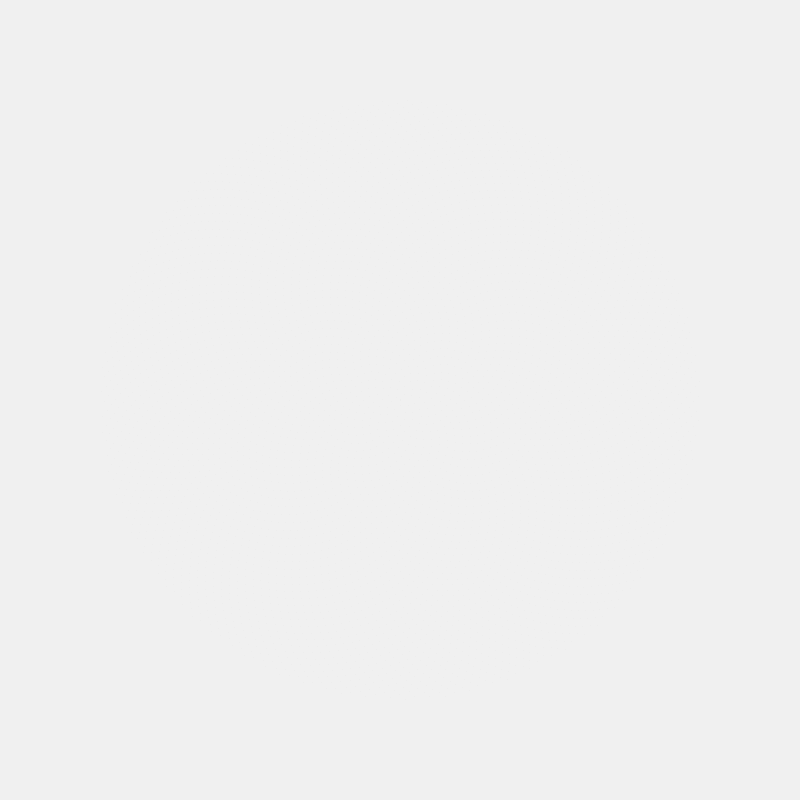
Frame 1 (no input)
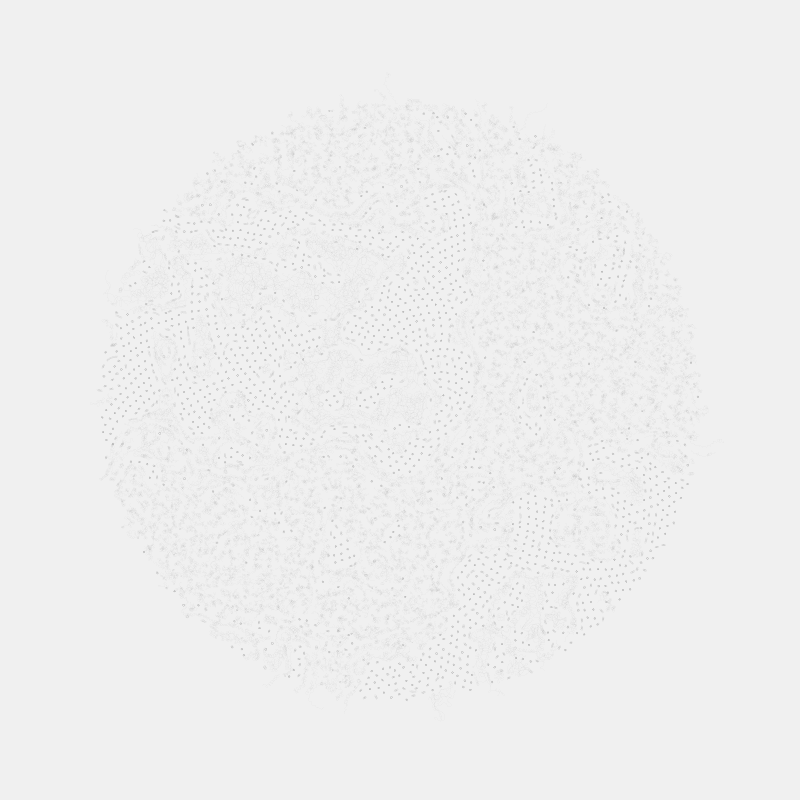
Frame 60 (the mouse pressed at the canvas centre just before this capture)
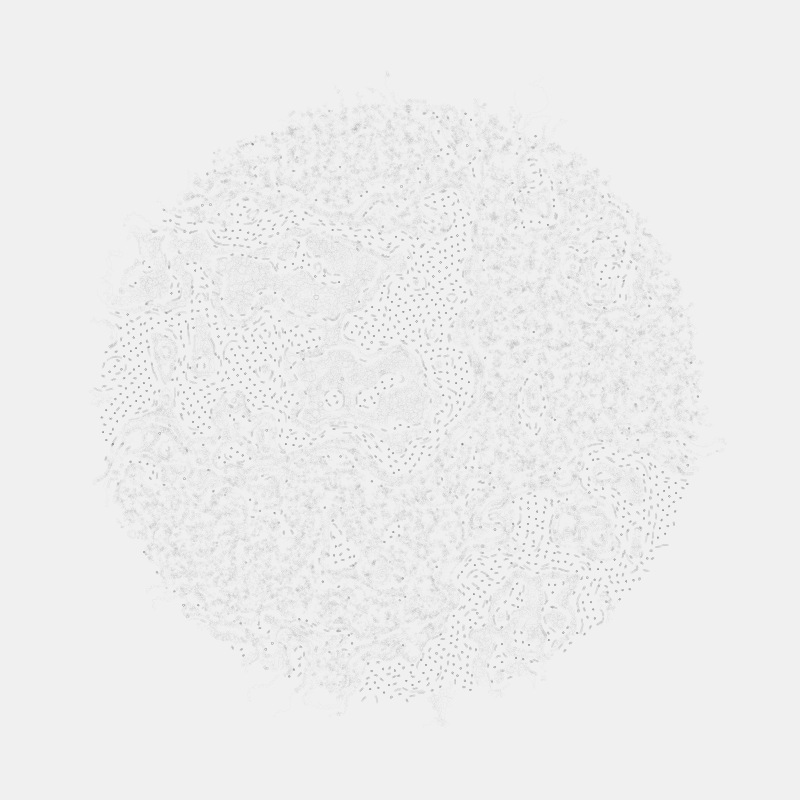
Frame 120 (the mouse held since frame 60 and released just before this capture)

The Processing sketch that drew these frames (run headless with seeded random() and noise(); from frame 60 on, the mouse is pressed at the canvas centre):

// Processing sketch: noisecirleB
// ── noisecirleB.pde
//drawing agent
class Agent {
  PVector pos; // position of the agent
  float angle; // current angle of the agent
 
  void update() {
    // modify position using current angle
    pos.x += cos(angle);
    pos.y += sin(angle);
 
    // get point coordinates
    float xx = map(pos.x, 0, width, -1, 1);
    float yy = map(pos.y, 0, height, -1, 1);
 
    PVector v = new PVector(xx, yy);
 
    // modify an angle using noise information
    angle += map( noise(v.x, v.y), 0, 1, -1, 1);
  }
  
  void update2() {
  // modify position using current angle
  pos.x += cos(angle);
  pos.y += sin(angle);
 
  // get point coordinates
  float xx = 3 * map(pos.x, 0, width, -1, 1);
  float yy = 3 * map(pos.y, 0, height, -1, 1);
 
  float n1 = noise(xx+5,yy-3)-0.55;
 
PVector vc = kampyle(n1);
PVector v = sinusoidal(vc,1);
v.mult(5);
v.add(new PVector(5,-3));
 
  // modify an angle using noise information
  angle += 3 * map( noise(v.x, v.y), 0, 1, -1, 1);
}
}
 
// all agents in the list
ArrayList<Agent> agents = new ArrayList<Agent>();
 
void setup() {
  size(800, 800);
  background(240);
  stroke(20, 10);
  smooth(8);
  strokeWeight(0.7);
 
  // initialize in random positions
  int n_part = 5000;
  float poww = .5;
  float fract = (1+sqrt(5))/2;
  for (int i=0; i<n_part; i++) {
    Agent a = new Agent();
    float radius = 300;
    float r = radius*pow(i/float(n_part-1), poww);
    float theta = 2*PI*fract*i;
    float posx = r*cos(theta)+width/2;
    float posy = r*sin(theta)+height/2;
    a.pos = new PVector(posx, posy);
    a.angle = random(TWO_PI);
    agents.add(a);
  }
}
 
float time = 0;
void draw() {
  for (Agent a : agents) {
    pushMatrix();
    // position
    translate(a.pos.x, a.pos.y);
    // rotate
    rotate(a.angle);
    // paint
    point(0, 0);
    popMatrix();
    // update
    a.update2();
  }
  time += 0.001;
}

PVector kampyle(float n) {
  float sec = 1/sin(n);
 
  float xt = sec;
  float yt = tan(n)*sec;
 
  return new PVector(xt, yt);
}
PVector sinusoidal(PVector v, float amount) {
  return new PVector(amount * sin(v.x), amount * sin(v.y));
}
